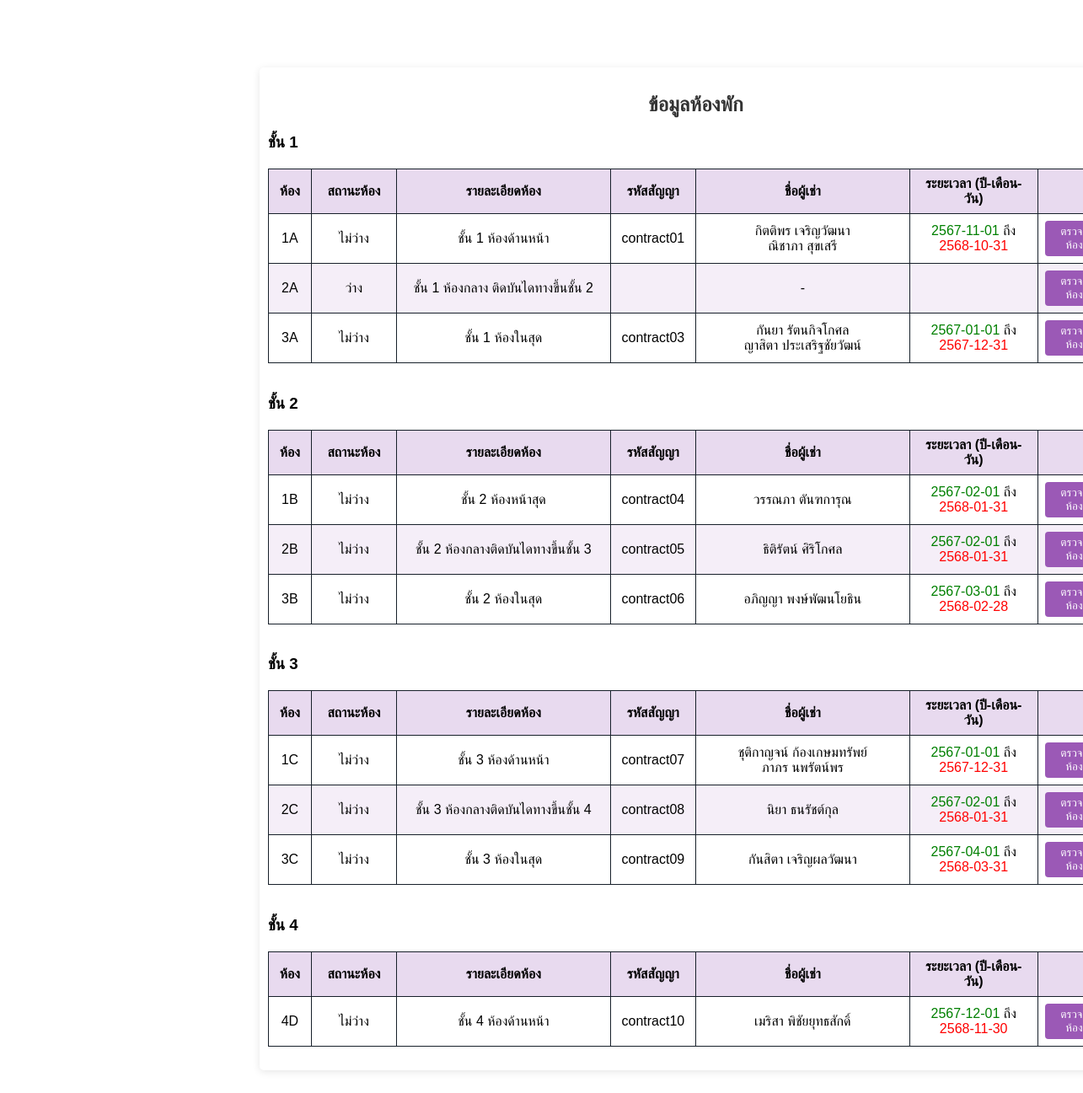
The page /room.php (signed in) on the database its author committed.
### tables this page shows
CREATE TABLE `contract` (
  `contract_id` varchar(11) NOT NULL,
  `room_id` varchar(11) NOT NULL,
  `contract_name` varchar(40) NOT NULL,
  `contract_detail` text,
  `contract_start` date NOT NULL,
  `contract_end` date NOT NULL,
  `contract_img` blob NOT NULL,
  `deposit` varchar(11) NOT NULL,
  `contract_status` varchar(11) NOT NULL
);

CREATE TABLE `room` (
  `room_id` varchar(11) NOT NULL,
  `room_status` varchar(11) NOT NULL,
  `room_detail` text NOT NULL,
  `room_price` varchar(6) NOT NULL
);

### room.php (the view, shortened to what this page needs)
<?php
include('condb.php');
$sql = "SELECT r.room_id, r.room_status, r.room_detail,
               c.contract_id,
               GROUP_CONCAT(DISTINCT CONCAT(u.first_name, ' ', u.last_name) SEPARATOR '<br>') AS tenant_names,
               c.contract_start, c.contract_end
        FROM room r
        LEFT JOIN contract c ON r.room_id = c.room_id AND c.contract_status = 'กำลังมีผล'
        LEFT JOIN contract_user cu ON c.contract_id = cu.contract_id
        LEFT JOIN user u ON cu.user_id = u.user_id
        GROUP BY r.room_id, c.contract_id
        ORDER BY
        CASE
            WHEN r.room_id LIKE '%A' THEN 1
            WHEN r.room_id LIKE '%B' THEN 2
            WHEN r.room_id LIKE '%C' THEN 3
            WHEN r.room_id LIKE '%D' THEN 4
        END,
        CAST(SUBSTRING(r.room_id, 1, LENGTH(r.room_id) - 1) AS UNSIGNED)";
$result = $conn->query($sql);
?>
<!DOCTYPE html>
<html lang="th">
<head>
</head>
<body>
    <div class="container">
        <h2>ข้อมูลห้องพัก</h2>
        <?php
            $floors = ['A' => 'ชั้น 1', 'B' => 'ชั้น 2', 'C' => 'ชั้น 3', 'D' => 'ชั้น 4'];
            foreach ($floors as $suffix => $floor_name) {
                echo "<h3>{$floor_name}</h3>";
                echo "<table>
                        <tr>
                            <th>ห้อง</th>
                            <th>สถานะห้อง</th>
                            <th>รายละเอียดห้อง</th>
                            <th>รหัสสัญญา</th>
                            <th>ชื่อผู้เช่า</th>
                            <th>ระยะเวลา (ปี-เดือน-วัน)</th>
                            <th></th>
                        </tr>";
                $result->data_seek(0);
                while ($row = $result->fetch_assoc()) {
                    if (strpos($row['room_id'], $suffix) !== false) {
                        echo "<tr>";
                        echo "<td>{$row['room_id']}</td>";
                        echo "<td>" . (!empty($row['room_status']) ? $row['room_status'] : '') . "</td>";
                        echo "<td>" . (!empty($row['room_detail']) ? $row['room_detail'] : '') . "</td>";
                        echo "<td>" . (!empty($row['contract_id']) ? $row['contract_id'] : '') . "</td>";
                        echo "<td>" . (!empty($row['tenant_names']) ? nl2br($row['tenant_names']) : '-') . "</td>";
                        echo "<td>";
                        if (!empty($row['contract_start'])) {
                            echo "<span class='contract-start'>{$row['contract_start']}</span> ถึง ";
                        }
                        if (!empty($row['contract_end'])) {
                            echo "<span class='contract-end'>{$row['contract_end']}</span>";
                        }
                        echo "</td>";
                        echo "<td><a href='room_detail.php?room_id={$row['room_id']}'><button>ตรวจสอบห้องพัก</button></a></td>";
                        echo "</tr>";
                    }
                }
                echo "</table><br>";
            }
        ?>
    </div>
</body>
</html>

### room.php (style rules this page uses)
body { font-family: Arial, sans-serif; }
.container { width: 80%; max-width: 1500px; margin: 80px; margin-left: 300px; background: #fff; padding: 10px; border-radius: 5px; box-shadow: 0 2px 10px rgba(0, 0, 0, 0.1); }
table { width: 100%; border-collapse: collapse; margin-top: 20px; }
table, th, td { border: 1px solid #17202a; }
th, td { padding: 8px; text-align: center; word-wrap: break-word; }
th { background-color: #e8daef; }
tr:nth-child(even) { background-color: #ffffff; }
tr:nth-child(odd) { background-color: #f5eef8; }
h2 { text-align: center; color: #333; }
button { padding: 5px 10px; background-color: #9b59b6; border-radius: 4px; color: white; border: none; cursor: pointer; }
.contract-start { color: green; }
.contract-end { color: red; }
th:nth-child(1), td:nth-child(1) { width: 5%; }
th:nth-child(2), td:nth-child(2) { width: 10%; }
th:nth-child(3), td:nth-child(3) { width: 25%; }
th:nth-child(4), td:nth-child(4) { width: 10%; }
th:nth-child(5), td:nth-child(5) { width: 25%; }
th:nth-child(6), td:nth-child(6) { width: 15%; }
th:nth-child(7), td:nth-child(7) { width: 10%; }

### rows shown on the page
contract: room.room_id "1A", room.room_status "ไม่ว่าง", room.room_detail "ชั้น 1 ห้องด้านหน้า", contract_id "contract01", tenant_names "กิตติพร เจริญวัฒนา ณิชาภา สุขเสรี", contract_start "2567-11-01", contract_end "2568-10-31"
room: room_id "2A", room_status "ว่าง", room_detail "ชั้น 1 ห้องกลาง ติดบันไดทางขึ้นชั้น 2"
contract: room.room_id "3A", room.room_status "ไม่ว่าง", room.room_detail "ชั้น 1 ห้องในสุด", contract_id "contract03", tenant_names "กันยา รัตนกิจโกศล ญาสิตา ประเสริฐชัยวัฒน์", contract_start "2567-01-01", contract_end "2567-12-31"
contract: room.room_id "1B", room.room_status "ไม่ว่าง", room.room_detail "ชั้น 2 ห้องหน้าสุด", contract_id "contract04", tenant_names "วรรณภา ตันฑการุณ", contract_start "2567-02-01", contract_end "2568-01-31"
contract: room.room_id "2B", room.room_status "ไม่ว่าง", room.room_detail "ชั้น 2 ห้องกลางติดบันไดทางขึ้นชั้น 3", contract_id "contract05", tenant_names "ธิติรัตน์ ศิริโกศล", contract_start "2567-02-01", contract_end "2568-01-31"
contract: room.room_id "3B", room.room_status "ไม่ว่าง", room.room_detail "ชั้น 2 ห้องในสุด", contract_id "contract06", tenant_names "อภิญญา พงษ์พัฒนโยธิน", contract_start "2567-03-01", contract_end "2568-02-28"
contract: room.room_id "1C", room.room_status "ไม่ว่าง", room.room_detail "ชั้น 3 ห้องด้านหน้า", contract_id "contract07", tenant_names "ชุติกาญจน์ ก้องเกษมทรัพย์ ภาภร นพรัตน์พร", contract_start "2567-01-01", contract_end "2567-12-31"
contract: room.room_id "2C", room.room_status "ไม่ว่าง", room.room_detail "ชั้น 3 ห้องกลางติดบันไดทางขึ้นชั้น 4", contract_id "contract08", tenant_names "นิยา ธนรัชต์กุล", contract_start "2567-02-01", contract_end "2568-01-31"
contract: room.room_id "3C", room.room_status "ไม่ว่าง", room.room_detail "ชั้น 3 ห้องในสุด", contract_id "contract09", tenant_names "กันสิตา เจริญผลวัฒนา", contract_start "2567-04-01", contract_end "2568-03-31"
contract: room.room_id "4D", room.room_status "ไม่ว่าง", room.room_detail "ชั้น 4 ห้องด้านหน้า", contract_id "contract10", tenant_names "เมริสา พิชัยยุทธสักดิ์", contract_start "2567-12-01", contract_end "2568-11-30"

### other values the page prints
$floor_name "ชั้น 1"
$floor_name "ชั้น 2"
$floor_name "ชั้น 3"
$floor_name "ชั้น 4"
